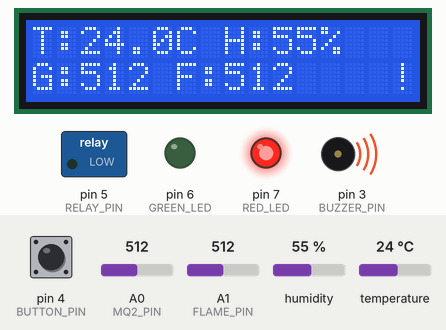
This sketch was run on a simulated Arduino Uno, built with avr-gcc and run on an emulated ATmega328P. On the bench: 16×2 character LCD, switched loads named in the sketch (green lamp = pin HIGH), output pins drawn as LEDs (lit = HIGH), buzzer (waves = sounding). Inputs (shaded band) come from the test bench; at power-on: A0 (MQ2_PIN) = 512, humidity 55 %, A1 (FLAME_PIN) = 512, pin 4 (BUTTON_PIN) HIGH, temperature 24 °C. Storage starts empty; EEPROM starts erased; what the sketch prints to the serial monitor is not drawn.

Above: at 3.9 s.
4.0 s: A0 (MQ2_PIN) set to 413
At 5.5 s:
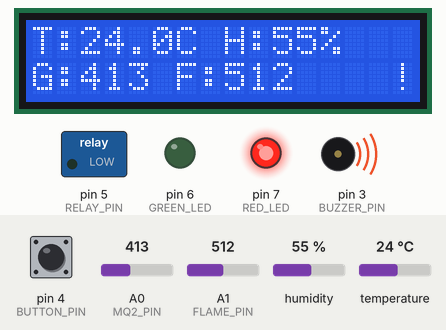
6.2 s: A0 (MQ2_PIN) set to 391
At 7.9 s:
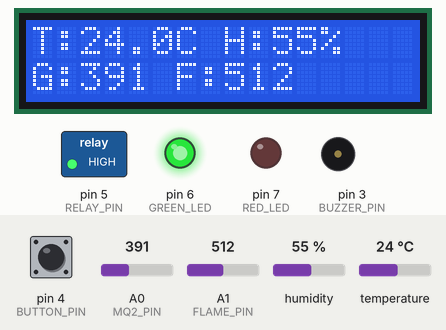
8.2 s: humidity set to 22 %
At 13.9 s:
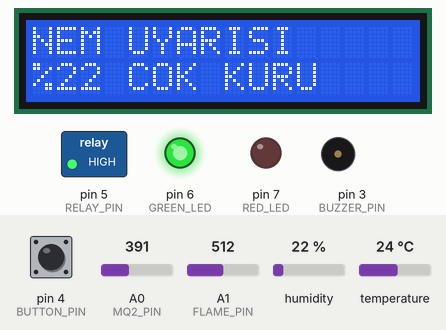
17.2 s: humidity set to 88 %
At 21.2 s:
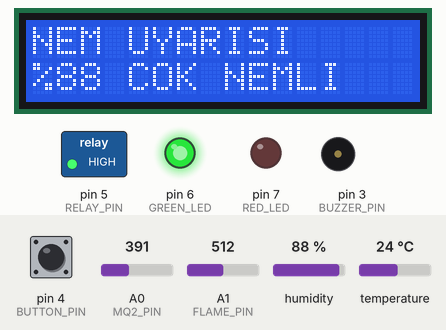
26.2 s: A1 (FLAME_PIN) set to 85
At 28.2 s:
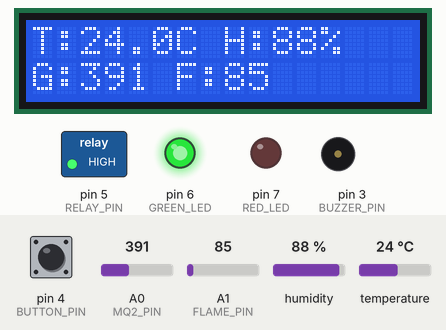
30.2 s: A1 (FLAME_PIN) set to 74
At 30.6 s:
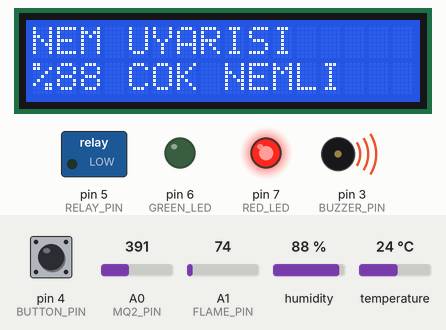
Timing chart, 0 to 33.2 s (numbered marks = the images above; inputs shaded):
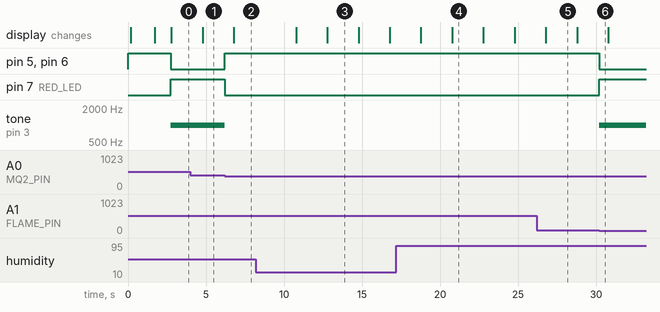

The sketch:

sketch_aug13a.ino
```cpp
#include <Wire.h>
#include <LiquidCrystal_I2C.h>
#include <DHT.h>
#include <SPI.h>
#include <SD.h>
#include <SoftwareSerial.h>
#include <EEPROM.h>

#define MQ2_PIN A0
#define FLAME_PIN A1

#define DHT_PIN 2
#define DHT_TYPE DHT11

#define BUZZER_PIN 3
#define BUTTON_PIN 4
#define RELAY_PIN 5

#define GREEN_LED 6
#define RED_LED 7

// Arduino -> NodeMCU
#define NODE_RX 8
#define NODE_TX 9

#define SD_CS 10

#define GAS_THRESHOLD_DEFAULT 400
#define FLAME_THRESHOLD_DEFAULT 80

// Sicaklik alarmi.
// TEMP_RISE: 60 saniyede bu kadar C yukselirse alarm. Yanginin imzasi
//   mutlak sicaklik degil, hizli yukselistir -- mutlak esik yazin yanlis
//   alarm verir, kisin gec kalir.
// TEMP_MAX: mutlak tavan, yavas yukselen durumu yakalar.
//   DHT11 sadece 0-50 C olcuyor, 50 uzeri bir tavan hic tetiklenmez.
#define TEMP_RISE_DEFAULT 5
#define TEMP_MAX_DEFAULT 45

// 6 x 10 saniye = 60 saniyelik kayan pencere.
#define TEMP_HISTORY 6
#define TEMP_SAMPLE_MS 10000

#define RELAY_ON LOW
#define RELAY_OFF HIGH

// Nem uyari sinirlari. Alarm DEGIL: fan, buzzer ve role etkilenmez,
// sadece LCD'de donusumlu gosterilir.
//
// DHT11 nemi 20-90% RH araliginda olcuyor. Bu araligin disinda kalan
// bir sinir sensorden hic gelmeyecegi icin uyariyi olu birakir; bu
// yuzden varsayilanlar aralik icinde. Uzaktan ayarlanabilir.
#define HUMIDITY_HIGH_DEFAULT 80
#define HUMIDITY_LOW_DEFAULT 25
#define SCREEN_SWAP_MS 2000

// EEPROM: esikler elektrik kesintisinde kaybolmasin.
//
// Sihirli sayi 2 bayt: tek baytlik bir imzanin kartta kalmis rastgele
// bir bayta denk gelme ihtimali yuksek, o durumda cop degerler gecerli
// sanilir. Kayit duzeni degistiginde magic artiriliyor; boylece eski
// karttaki yarim veri ilk aciliste kendiliginden sifirlanir.
#define EEPROM_MAGIC 0xA55D
#define EEPROM_ADDR_MAGIC 0
#define EEPROM_ADDR_GAS 2
#define EEPROM_ADDR_FLAME 4
#define EEPROM_ADDR_TEMP_RISE 10
#define EEPROM_ADDR_TEMP_MAX 12
#define EEPROM_ADDR_TEMP_RISE_DEF 14
#define EEPROM_ADDR_TEMP_MAX_DEF 16
#define EEPROM_ADDR_HUM_HIGH 18
#define EEPROM_ADDR_HUM_LOW 20
#define EEPROM_ADDR_HUM_HIGH_DEF 22
#define EEPROM_ADDR_HUM_LOW_DEF 24

// Son damgalamada gecerli olan derleme varsayilanlari da saklaniyor.
// Kodda varsayilan degistirilip kart yeniden yuklendiginde EEPROM'daki
// eski deger degil derlenen deger kazansin diye: aksi halde #define
// degisikligi calisan sisteme hicbir zaman yansimaz.
#define EEPROM_ADDR_GAS_DEF 6
#define EEPROM_ADDR_FLAME_DEF 8

LiquidCrystal_I2C lcd(0x27, 16, 2);
DHT dht(DHT_PIN, DHT_TYPE);

SoftwareSerial nodeSerial(NODE_RX, NODE_TX);

bool sdOK = false;

// Uzaktan gelen komut durumu.
bool remoteFan = false;
bool remoteMute = false;

int gasThreshold = GAS_THRESHOLD_DEFAULT;
int flameThreshold = FLAME_THRESHOLD_DEFAULT;
int tempRise = TEMP_RISE_DEFAULT;
int tempMax = TEMP_MAX_DEFAULT;
int humidityHigh = HUMIDITY_HIGH_DEFAULT;
int humidityLow = HUMIDITY_LOW_DEFAULT;

// Sicaklik gecmisi: 10 saniyede bir ornek, 60 saniye once ile karsilastirilir.
float tempHistory[TEMP_HISTORY];
byte tempIndex = 0;
bool tempHistoryFull = false;
unsigned long lastTempSample = 0;

// DHT11 saniyede birden fazla okumada nan doner ve ~250 ms bloklar,
// bu yuzden zamanlayiciya bagli ve deger onbellekleniyor.
float temperature = NAN;
float humidity = NAN;

unsigned long lastLog = 0;
unsigned long lastLCD = 0;
unsigned long lastNodeSend = 0;
unsigned long lastDHT = 0;
unsigned long lastPrint = 0;
unsigned long lastScreenSwap = 0;

// LCD nem uyari ekranini mi gosteriyor?
bool showHumidityScreen = false;

// Buzzer su an caliyor mu? tone() gereksiz yere tekrar cagrilmasin.
bool buzzerOn = false;

// NodeMCU'dan gelen komut satiri. Uno'da RAM kisitli:
// SD + LCD + DHT + SoftwareSerial zaten yer yiyor, String kullanilmiyor.
char cmdBuf[48];
byte cmdLen = 0;


// -------------------------
// EEPROM
// -------------------------

void saveThresholds() {

  uint16_t magic = EEPROM_MAGIC;

  int gasDefault = GAS_THRESHOLD_DEFAULT;
  int flameDefault = FLAME_THRESHOLD_DEFAULT;

  // EEPROM.put degismeyen baytlari yazmiyor; ayrica sadece
  // deger degistiginde cagriliyor (~100k yazim omru).
  int riseDefault = TEMP_RISE_DEFAULT;
  int maxDefault = TEMP_MAX_DEFAULT;
  int humHighDefault = HUMIDITY_HIGH_DEFAULT;
  int humLowDefault = HUMIDITY_LOW_DEFAULT;

  EEPROM.put(EEPROM_ADDR_MAGIC, magic);
  EEPROM.put(EEPROM_ADDR_GAS, gasThreshold);
  EEPROM.put(EEPROM_ADDR_FLAME, flameThreshold);
  EEPROM.put(EEPROM_ADDR_TEMP_RISE, tempRise);
  EEPROM.put(EEPROM_ADDR_TEMP_MAX, tempMax);
  EEPROM.put(EEPROM_ADDR_HUM_HIGH, humidityHigh);
  EEPROM.put(EEPROM_ADDR_HUM_LOW, humidityLow);

  EEPROM.put(EEPROM_ADDR_GAS_DEF, gasDefault);
  EEPROM.put(EEPROM_ADDR_FLAME_DEF, flameDefault);
  EEPROM.put(EEPROM_ADDR_TEMP_RISE_DEF, riseDefault);
  EEPROM.put(EEPROM_ADDR_TEMP_MAX_DEF, maxDefault);
  EEPROM.put(EEPROM_ADDR_HUM_HIGH_DEF, humHighDefault);
  EEPROM.put(EEPROM_ADDR_HUM_LOW_DEF, humLowDefault);
}

void loadThresholds() {

  uint16_t magic = 0;

  EEPROM.get(EEPROM_ADDR_MAGIC, magic);

  if (magic != EEPROM_MAGIC) {
    // Ilk acilis ya da eski/bozuk icerik: varsayilanlari damgala.
    saveThresholds();
    return;
  }

  int gasDefault;
  int flameDefault;
  int riseDefault;
  int maxDefault;
  int humHighDefault;
  int humLowDefault;

  EEPROM.get(EEPROM_ADDR_GAS_DEF, gasDefault);
  EEPROM.get(EEPROM_ADDR_FLAME_DEF, flameDefault);
  EEPROM.get(EEPROM_ADDR_TEMP_RISE_DEF, riseDefault);
  EEPROM.get(EEPROM_ADDR_TEMP_MAX_DEF, maxDefault);
  EEPROM.get(EEPROM_ADDR_HUM_HIGH_DEF, humHighDefault);
  EEPROM.get(EEPROM_ADDR_HUM_LOW_DEF, humLowDefault);

  if (gasDefault != GAS_THRESHOLD_DEFAULT ||
      flameDefault != FLAME_THRESHOLD_DEFAULT ||
      riseDefault != TEMP_RISE_DEFAULT ||
      maxDefault != TEMP_MAX_DEFAULT ||
      humHighDefault != HUMIDITY_HIGH_DEFAULT ||
      humLowDefault != HUMIDITY_LOW_DEFAULT) {

    // Kodda varsayilan degistirilmis: derlenen deger kazanir,
    // EEPROM'daki eski deger uzerine yazilir.
    Serial.println(F("Kod varsayilanlari degismis, EEPROM sifirlandi"));

    saveThresholds();
    return;
  }

  int g;
  int f;
  int r;
  int m;
  int hh;
  int hl;

  EEPROM.get(EEPROM_ADDR_GAS, g);
  EEPROM.get(EEPROM_ADDR_FLAME, f);
  EEPROM.get(EEPROM_ADDR_TEMP_RISE, r);
  EEPROM.get(EEPROM_ADDR_TEMP_MAX, m);
  EEPROM.get(EEPROM_ADDR_HUM_HIGH, hh);
  EEPROM.get(EEPROM_ADDR_HUM_LOW, hl);

  // Cop deger okunursa varsayilanda kal.
  if (g >= 0 && g <= 1023) {
    gasThreshold = g;
  }

  if (f >= 0 && f <= 1023) {
    flameThreshold = f;
  }

  if (r >= 1 && r <= 30) {
    tempRise = r;
  }

  if (m >= 0 && m <= 50) {
    tempMax = m;
  }

  // DHT11 araligi disinda bir esik uyariyi olu birakir.
  if (hh >= 20 && hh <= 90 && hl >= 20 && hl <= 90 && hh > hl) {
    humidityHigh = hh;
    humidityLow = hl;
  }
}


// -------------------------
// KOMUT: #F1,M0,G400,L80,R5,X45,H80,W25
// -------------------------

// Anahtar yoksa ya da ardindan rakam gelmiyorsa bu deger doner.
// Mevcut degere sessizce dusmek, kesilmis bir satirin yarim
// uygulanmasi anlamina gelir.
#define FIELD_MISSING -32000

int fieldValue(const char *line, char key) {

  const char *p = strchr(line, key);

  if (!p) {
    return FIELD_MISSING;
  }

  p++;

  if (*p == '-' || *p == '+') {
    p++;
  }

  if (!isdigit((unsigned char)*p)) {
    return FIELD_MISSING;
  }

  return atoi(strchr(line, key) + 1);
}

/**
 * XOR sagalamasi: '#' ile '*' arasindaki karakterlerin XOR'u.
 *
 * SoftwareSerial yari cift yonlu -- Arduino nodeSerial.print() ile
 * veri gonderirken (saniyede bir, kesmeler kapali) ayni anda alamiyor.
 * Komut tam o pencerede gelirse baytlar kayboluyor, satir sonu da
 * kaybolunca iki komut birbirine yapisiyor. Bozuk satiri uygulamak
 * cihaza sacma esik yazar; sagalama tutmuyorsa satiri atiyoruz.
 * NodeMCU 5 saniyede bir tekrar gonderiyor, kayip sorun degil.
 */
bool checksumOk(const char *line) {

  const char *star = strrchr(line, '*');

  if (!star || star == line) {
    return false;
  }

  byte sum = 0;

  for (const char *p = line + 1; p < star; p++) {
    sum ^= (byte)(*p);
  }

  return (byte)strtol(star + 1, NULL, 16) == sum;
}

void applyCommand(const char *line) {

  if (line[0] != '#') {
    return;
  }

  if (!checksumOk(line)) {
    Serial.print(F("CMD BOZUK, atlandi: "));
    Serial.println(line);
    return;
  }

  int fanValue = fieldValue(line, 'F');
  int muteValue = fieldValue(line, 'M');

  int g = fieldValue(line, 'G');
  int f = fieldValue(line, 'L');
  int r = fieldValue(line, 'R');
  int x = fieldValue(line, 'X');
  int hh = fieldValue(line, 'H');
  int hl = fieldValue(line, 'W');

  // Sekiz alanin biri bile eksikse satir kesilmis demektir.
  if (fanValue == FIELD_MISSING || muteValue == FIELD_MISSING ||
      g == FIELD_MISSING || f == FIELD_MISSING ||
      r == FIELD_MISSING || x == FIELD_MISSING ||
      hh == FIELD_MISSING || hl == FIELD_MISSING) {

    Serial.print(F("CMD EKSIK ALAN, atlandi: "));
    Serial.println(line);
    return;
  }

  remoteFan = fanValue != 0;
  remoteMute = muteValue != 0;

  if (g >= 0 && g <= 1023 &&
      f >= 0 && f <= 1023 &&
      r >= 1 && r <= 30 &&
      x >= 0 && x <= 50 &&
      hh >= 20 && hh <= 90 && hl >= 20 && hl <= 90 && hh > hl &&
      (g != gasThreshold || f != flameThreshold ||
       r != tempRise || x != tempMax ||
       hh != humidityHigh || hl != humidityLow)) {

    gasThreshold = g;
    flameThreshold = f;
    tempRise = r;
    tempMax = x;
    humidityHigh = hh;
    humidityLow = hl;

    saveThresholds();

    Serial.print(F("EEPROM yazildi G:"));
    Serial.print(gasThreshold);
    Serial.print(F(" L:"));
    Serial.print(flameThreshold);
    Serial.print(F(" R:"));
    Serial.print(tempRise);
    Serial.print(F(" X:"));
    Serial.print(tempMax);
    Serial.print(F(" H:"));
    Serial.print(humidityHigh);
    Serial.print(F(" W:"));
    Serial.println(humidityLow);
  }

  Serial.print(F("CMD alindi: "));
  Serial.println(line);
}

void readCommand() {

  while (nodeSerial.available()) {

    char c = nodeSerial.read();

    if (c == '\n' || c == '\r') {

      if (cmdLen > 0) {
        cmdBuf[cmdLen] = '\0';
        applyCommand(cmdBuf);
        cmdLen = 0;
      }

      continue;
    }

    if (cmdLen < sizeof(cmdBuf) - 1) {
      cmdBuf[cmdLen++] = c;

    } else {
      // Tasma: bozuk satiri at, yarim komut uygulama.
      cmdLen = 0;
    }
  }
}


void setup() {

  Serial.begin(9600);
  nodeSerial.begin(9600);

  pinMode(BUZZER_PIN, OUTPUT);
  pinMode(BUTTON_PIN, INPUT_PULLUP);
  pinMode(RELAY_PIN, OUTPUT);
  pinMode(GREEN_LED, OUTPUT);
  pinMode(RED_LED, OUTPUT);

  digitalWrite(RELAY_PIN, RELAY_OFF);
  digitalWrite(GREEN_LED, HIGH);
  digitalWrite(RED_LED, LOW);

  noTone(BUZZER_PIN);

  loadThresholds();

  for (byte i = 0; i < TEMP_HISTORY; i++) {
    tempHistory[i] = NAN;
  }

  dht.begin();

  lcd.init();
  lcd.backlight();
  lcd.clear();

  lcd.setCursor(0, 0);
  lcd.print(F("SMART SYSTEM"));

  lcd.setCursor(0, 1);
  lcd.print(F("Starting..."));

  delay(1500);

  if (SD.begin(SD_CS)) {

    sdOK = true;

    if (!SD.exists("log.csv")) {

      File file = SD.open("log.csv", FILE_WRITE);

      if (file) {
        file.println(
          F("Time,Temperature,Humidity,Gas,Flame,Button,Fan,Alarm")
        );

        file.close();
      }
    }

    Serial.println(F("SD OK"));

  } else {

    Serial.println(F("SD FAILED"));
  }

  Serial.print(F("Esikler G:"));
  Serial.print(gasThreshold);
  Serial.print(F(" L:"));
  Serial.print(flameThreshold);
  Serial.print(F(" R:"));
  Serial.print(tempRise);
  Serial.print(F(" X:"));
  Serial.print(tempMax);
  Serial.print(F(" H:"));
  Serial.print(humidityHigh);
  Serial.print(F(" W:"));
  Serial.println(humidityLow);

  lcd.clear();
  lcd.print(F("SYSTEM READY"));

  delay(1000);
  lcd.clear();
}

void loop() {

  // -------------------------
  // KOMUT OKU
  // -------------------------

  readCommand();

  // -------------------------
  // SENSORLAR
  // -------------------------

  int gasValue = analogRead(MQ2_PIN);
  int flameValue = analogRead(FLAME_PIN);

  if (millis() - lastDHT >= 2000) {

    lastDHT = millis();

    temperature = dht.readTemperature();
    humidity = dht.readHumidity();
  }

  bool buttonPressed =
    (digitalRead(BUTTON_PIN) == LOW);

  // -------------------------
  // ALARM
  // -------------------------

  bool gasAlarm =
    gasValue >= gasThreshold;

  bool flameAlarm =
    flameValue <= flameThreshold;

  // -------------------------
  // SICAKLIK
  //
  // 10 saniyede bir ornek alinip 60 saniye oncekiyle karsilastiriliyor.
  // Yanginin imzasi mutlak sicaklik degil hizli yukselis; mutlak esik
  // tek basina yazin yanlis alarm verir, kisin gec kalir.
  // -------------------------

  if (millis() - lastTempSample >= TEMP_SAMPLE_MS) {

    lastTempSample = millis();

    tempHistory[tempIndex] = temperature;
    tempIndex = (tempIndex + 1) % TEMP_HISTORY;

    if (tempIndex == 0) {
      tempHistoryFull = true;
    }
  }

  bool tempAlarm = false;

  if (!isnan(temperature)) {

    if (temperature >= tempMax) {
      tempAlarm = true;
    }

    if (tempHistoryFull) {

      // tempIndex, uzerine yazilacak olan slot: yani en eski ornek.
      float oldest = tempHistory[tempIndex];

      if (!isnan(oldest) && (temperature - oldest) >= tempRise) {
        tempAlarm = true;
      }
    }
  }

  bool alarm =
    gasAlarm || flameAlarm || tempAlarm;

  // -------------------------
  // FAN
  // -------------------------

  // Uzaktan sadece ACILIR. Alarm varken telefondan fan kapatilamaz.
  bool fanOn = alarm || buttonPressed || remoteFan;

  digitalWrite(
    RELAY_PIN,
    fanOn ? RELAY_ON : RELAY_OFF
  );

  // -------------------------
  // LED
  // -------------------------

  if (alarm) {

    digitalWrite(RED_LED, HIGH);
    digitalWrite(GREEN_LED, LOW);

  } else {

    digitalWrite(RED_LED, LOW);
    digitalWrite(GREEN_LED, HIGH);
  }

  // -------------------------
  // BUZZER
  // -------------------------

  // Susturma sadece sesi keser; fan ve LED calismaya devam eder.
  //
  // tone() her cagrildiginda Timer2'yi bastan kuruyor. Dongu saniyede
  // binlerce kez dondugu icin surekli cagrilirsa dalga formu hic
  // tamamlanamaz ve buzzer ya hic otmez ya cilizca oter. Bu yuzden
  // sadece durum degistiginde cagriliyor.
  bool wantBuzzer = alarm && !remoteMute;

  if (wantBuzzer != buzzerOn) {

    buzzerOn = wantBuzzer;

    if (buzzerOn) {
      tone(BUZZER_PIN, 1000);
    } else {
      noTone(BUZZER_PIN);
    }
  }

  // -------------------------
  // LCD
  // -------------------------

  // Nem sinir disindaysa LCD 2 saniye normal degerleri, 2 saniye
  // uyariyi gosterir. Alarm varken uyari ekrani devre disi:
  // o anda ekranda sensor degerleri durmali.
  bool humidityWarn =
    !isnan(humidity) &&
    (humidity >= humidityHigh || humidity <= humidityLow);

  if (!humidityWarn || alarm) {

    showHumidityScreen = false;
    lastScreenSwap = millis();

  } else if (millis() - lastScreenSwap >= SCREEN_SWAP_MS) {

    lastScreenSwap = millis();
    showHumidityScreen = !showHumidityScreen;
  }

  if (millis() - lastLCD >= 1000) {

    lastLCD = millis();

    lcd.clear();

    if (showHumidityScreen) {

      lcd.setCursor(0, 0);
      lcd.print(F("NEM UYARISI"));

      lcd.setCursor(0, 1);
      lcd.print(F("%"));
      lcd.print(humidity, 0);

      if (humidity >= humidityHigh) {
        lcd.print(F(" COK NEMLI"));
      } else {
        lcd.print(F(" COK KURU"));
      }

    } else {

      lcd.setCursor(0, 0);

      if (isnan(temperature)) {
        lcd.print(F("T:ERR"));
      } else {
        lcd.print(F("T:"));
        lcd.print(temperature, 1);
        lcd.print(F("C"));
      }

      lcd.print(F(" "));

      if (isnan(humidity)) {
        lcd.print(F("H:ERR"));
      } else {
        lcd.print(F("H:"));
        lcd.print(humidity, 0);
        lcd.print(F("%"));
      }

      lcd.setCursor(0, 1);

      lcd.print(F("G:"));
      lcd.print(gasValue);

      lcd.print(F(" F:"));
      lcd.print(flameValue);

      if (alarm) {
        lcd.setCursor(15, 1);
        lcd.print(remoteMute ? "M" : "!");
      }
    }
  }

  // -------------------------
  // SD CARD
  // -------------------------

  if (sdOK && millis() - lastLog >= 2000) {

    lastLog = millis();

    File file =
      SD.open("log.csv", FILE_WRITE);

    if (file) {

      file.print(millis());
      file.print(",");

      file.print(temperature);
      file.print(",");

      file.print(humidity);
      file.print(",");

      file.print(gasValue);
      file.print(",");

      file.print(flameValue);
      file.print(",");

      file.print(buttonPressed);
      file.print(",");

      file.print(fanOn);
      file.print(",");

      file.println(alarm);

      file.close();
    }
  }

  // -------------------------
  // NODEMCU'YA VERI GONDER
  // FN son alan olmali, NodeMCU satir sonuna kadar okuyor.
  // -------------------------

  if (millis() - lastNodeSend >= 1000) {

    lastNodeSend = millis();

    nodeSerial.print(F("@"));

    nodeSerial.print(F("T="));
    nodeSerial.print(temperature);

    nodeSerial.print(F(",H="));
    nodeSerial.print(humidity);

    nodeSerial.print(F(",G="));
    nodeSerial.print(gasValue);

    nodeSerial.print(F(",F="));
    nodeSerial.print(flameValue);

    nodeSerial.print(F(",A="));
    nodeSerial.print(alarm);

    nodeSerial.print(F(",B="));
    nodeSerial.print(buttonPressed);

    nodeSerial.print(F(",FN="));
    nodeSerial.println(fanOn);
  }

  // -------------------------
  // ARDUINO SERIAL MONITOR
  // -------------------------

  if (millis() - lastPrint >= 1000) {

    lastPrint = millis();

    Serial.print(F("Temperature: "));
    Serial.print(temperature);

    Serial.print(F(" | Humidity: "));
    Serial.print(humidity);

    Serial.print(F(" | Gas: "));
    Serial.print(gasValue);
    Serial.print(F("/"));
    Serial.print(gasThreshold);

    Serial.print(F(" | Flame: "));
    Serial.print(flameValue);
    Serial.print(F("/"));
    Serial.print(flameThreshold);

    Serial.print(F(" | Button: "));
    Serial.print(buttonPressed);

    Serial.print(F(" | Fan: "));
    Serial.print(fanOn);

    Serial.print(F(" | RemoteFan: "));
    Serial.print(remoteFan);

    Serial.print(F(" | Mute: "));
    Serial.print(remoteMute);

    Serial.print(F(" | TempAlarm: "));
    Serial.print(tempAlarm);

    Serial.print(F(" | Alarm: "));
    Serial.println(alarm);
  }
}
```

Measured:
- the behaviour switches between 400 and 399 on A0 (MQ2_PIN) (found by bisection; images 1 and 2)
- the behaviour switches between 81 and 80 on A1 (FLAME_PIN) (found by bisection; images 5 and 6)
- after the input at 4.0 s, the display: changes after 0.78 s (image 1)
- after the input at 6.2 s, pin 5 (RELAY_PIN), pin 6 (GREEN_LED): LOW → HIGH at once; pin 7 (RED_LED): HIGH → LOW at once; tone on pin 3 (BUZZER_PIN): 1000 Hz → silent at once; the display: changes after 0.58 s (image 2)
- after the input at 8.2 s, the display: first changes after 2.6 s (image 3 shows a later state)
- after the input at 17.2 s, the display: first changes after 1.6 s (image 4 shows a later state)
- after the input at 26.2 s, the display: changes after 0.58 s (image 5)
- after the input at 30.2 s, pin 5 (RELAY_PIN), pin 6 (GREEN_LED): HIGH → LOW at once; pin 7 (RED_LED): LOW → HIGH at once; tone on pin 3 (BUZZER_PIN): silent → 1000 Hz at once
